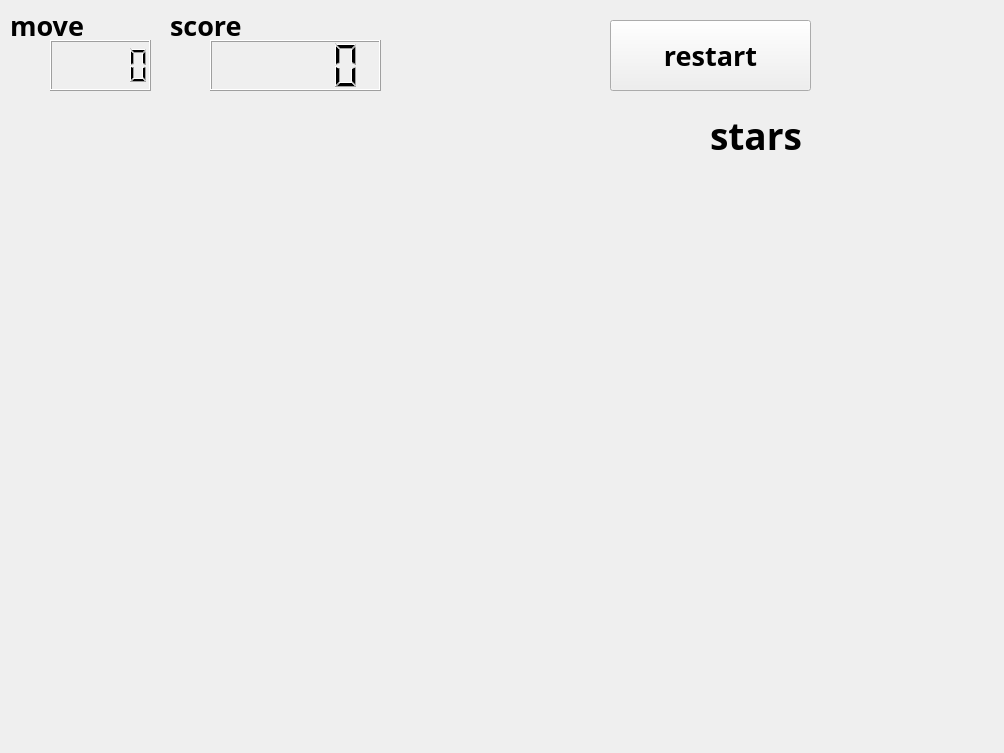
<?xml version="1.0" encoding="UTF-8"?>
<ui version="4.0">
 <class>game</class>
 <widget class="QWidget" name="game">
  <property name="geometry">
   <rect>
    <x>0</x>
    <y>0</y>
    <width>1004</width>
    <height>753</height>
   </rect>
  </property>
  <property name="windowTitle">
   <string>Form</string>
  </property>
  <widget class="QLCDNumber" name="score">
   <property name="geometry">
    <rect>
     <x>210</x>
     <y>40</y>
     <width>171</width>
     <height>51</height>
    </rect>
   </property>
  </widget>
  <widget class="QLCDNumber" name="move">
   <property name="geometry">
    <rect>
     <x>50</x>
     <y>40</y>
     <width>101</width>
     <height>51</height>
    </rect>
   </property>
  </widget>
  <widget class="QLabel" name="label">
   <property name="geometry">
    <rect>
     <x>10</x>
     <y>10</y>
     <width>101</width>
     <height>31</height>
    </rect>
   </property>
   <property name="font">
    <font>
     <family>Aharoni</family>
     <pointsize>20</pointsize>
     <weight>75</weight>
     <bold>true</bold>
    </font>
   </property>
   <property name="text">
    <string>move</string>
   </property>
  </widget>
  <widget class="QLabel" name="label_2">
   <property name="geometry">
    <rect>
     <x>170</x>
     <y>10</y>
     <width>91</width>
     <height>31</height>
    </rect>
   </property>
   <property name="font">
    <font>
     <family>Aharoni</family>
     <pointsize>20</pointsize>
     <weight>75</weight>
     <bold>true</bold>
    </font>
   </property>
   <property name="text">
    <string>score</string>
   </property>
  </widget>
  <widget class="QPushButton" name="restart">
   <property name="geometry">
    <rect>
     <x>610</x>
     <y>20</y>
     <width>201</width>
     <height>71</height>
    </rect>
   </property>
   <property name="font">
    <font>
     <family>Aharoni</family>
     <pointsize>20</pointsize>
     <weight>75</weight>
     <bold>true</bold>
    </font>
   </property>
   <property name="focusPolicy">
    <enum>Qt::NoFocus</enum>
   </property>
   <property name="text">
    <string>restart</string>
   </property>
  </widget>
  <widget class="QLabel" name="star1">
   <property name="geometry">
    <rect>
     <x>820</x>
     <y>120</y>
     <width>141</width>
     <height>151</height>
    </rect>
   </property>
   <property name="styleSheet">
    <string notr="true"/>
   </property>
   <property name="text">
    <string/>
   </property>
  </widget>
  <widget class="QLabel" name="star2">
   <property name="geometry">
    <rect>
     <x>820</x>
     <y>290</y>
     <width>141</width>
     <height>151</height>
    </rect>
   </property>
   <property name="styleSheet">
    <string notr="true"/>
   </property>
   <property name="text">
    <string/>
   </property>
  </widget>
  <widget class="QLabel" name="star3">
   <property name="geometry">
    <rect>
     <x>800</x>
     <y>460</y>
     <width>141</width>
     <height>191</height>
    </rect>
   </property>
   <property name="styleSheet">
    <string notr="true"/>
   </property>
   <property name="text">
    <string/>
   </property>
  </widget>
  <widget class="QLabel" name="label_3">
   <property name="geometry">
    <rect>
     <x>710</x>
     <y>110</y>
     <width>111</width>
     <height>51</height>
    </rect>
   </property>
   <property name="font">
    <font>
     <family>Aharoni</family>
     <pointsize>28</pointsize>
     <weight>75</weight>
     <bold>true</bold>
    </font>
   </property>
   <property name="text">
    <string>stars</string>
   </property>
  </widget>
  <widget class="QLabel" name="label_4">
   <property name="geometry">
    <rect>
     <x>0</x>
     <y>-30</y>
     <width>1021</width>
     <height>901</height>
    </rect>
   </property>
   <property name="styleSheet">
    <string notr="true">background-image: url(:/picture/4.jpg);</string>
   </property>
   <property name="text">
    <string/>
   </property>
  </widget>
  <zorder>label_4</zorder>
  <zorder>score</zorder>
  <zorder>move</zorder>
  <zorder>label</zorder>
  <zorder>label_2</zorder>
  <zorder>restart</zorder>
  <zorder>star1</zorder>
  <zorder>star2</zorder>
  <zorder>star3</zorder>
  <zorder>label_3</zorder>
 </widget>
 <resources/>
 <connections/>
</ui>
